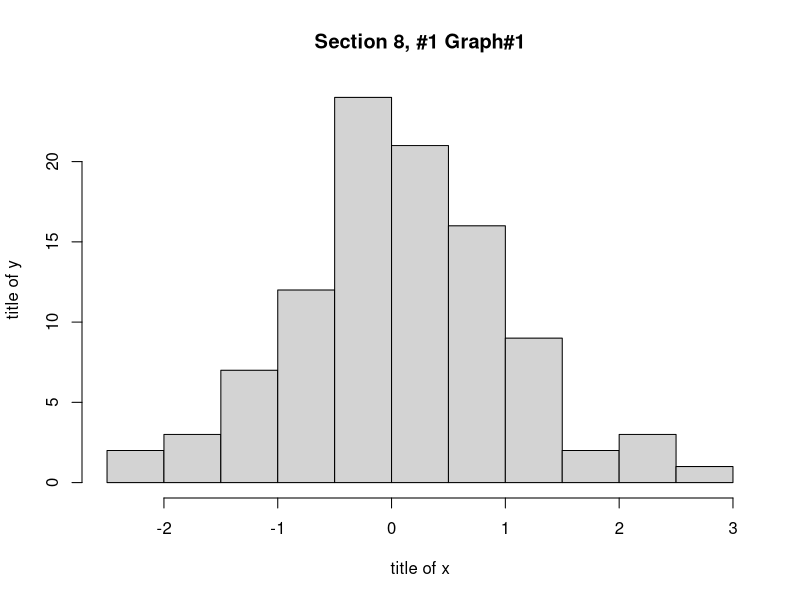
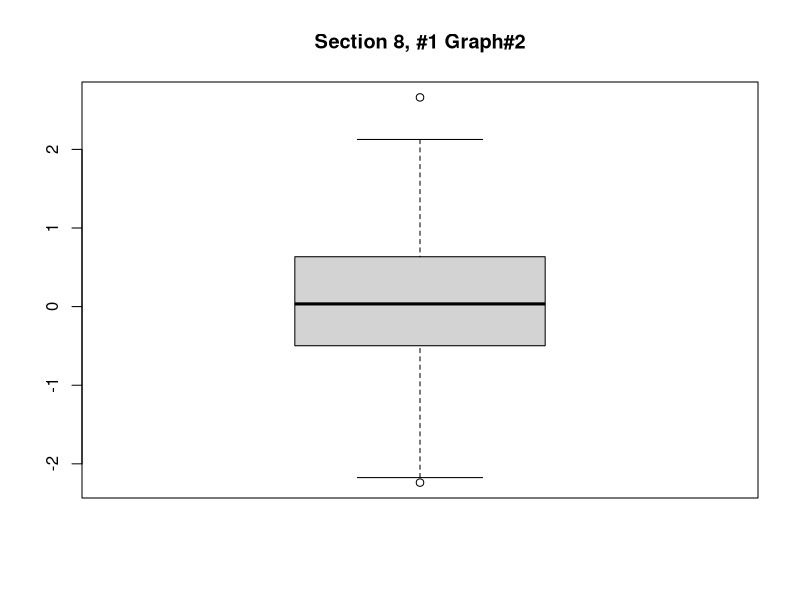
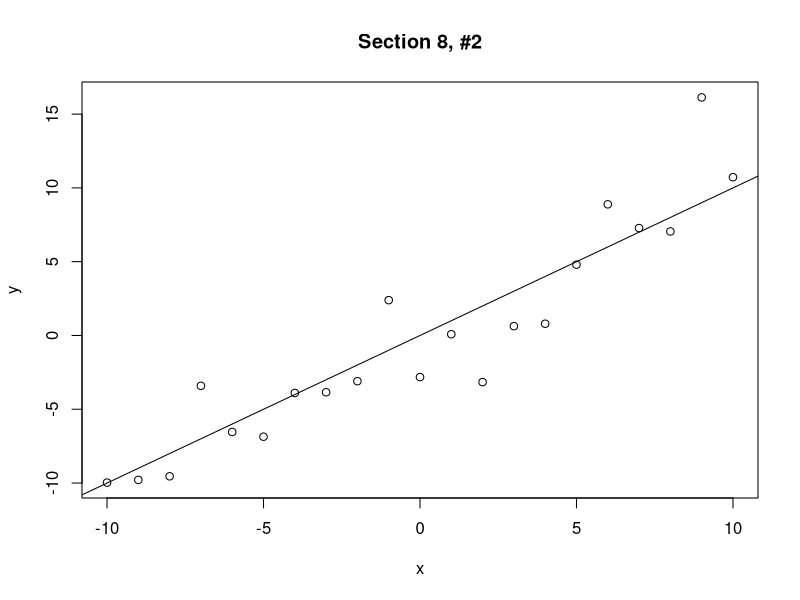
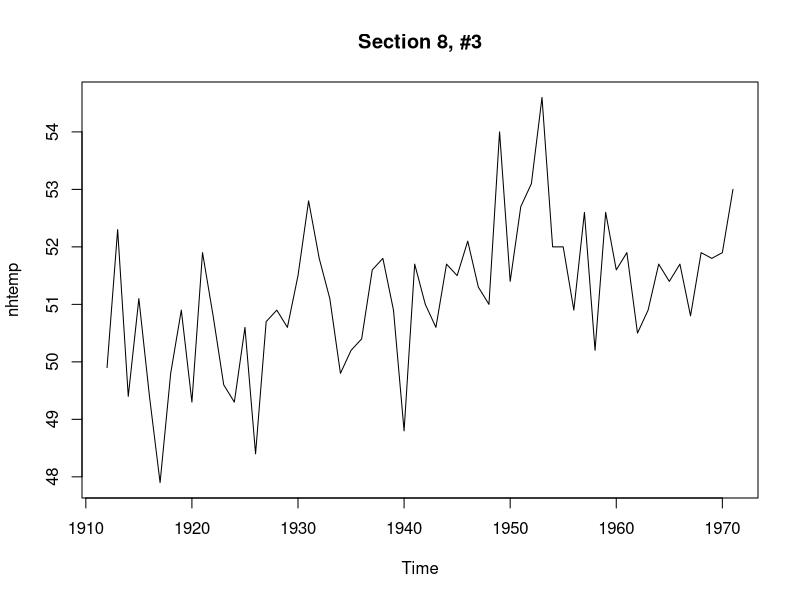
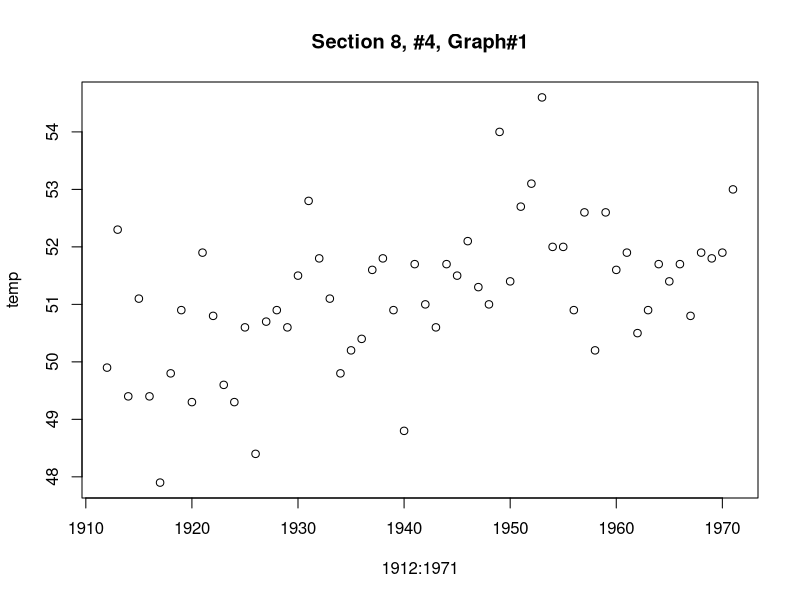
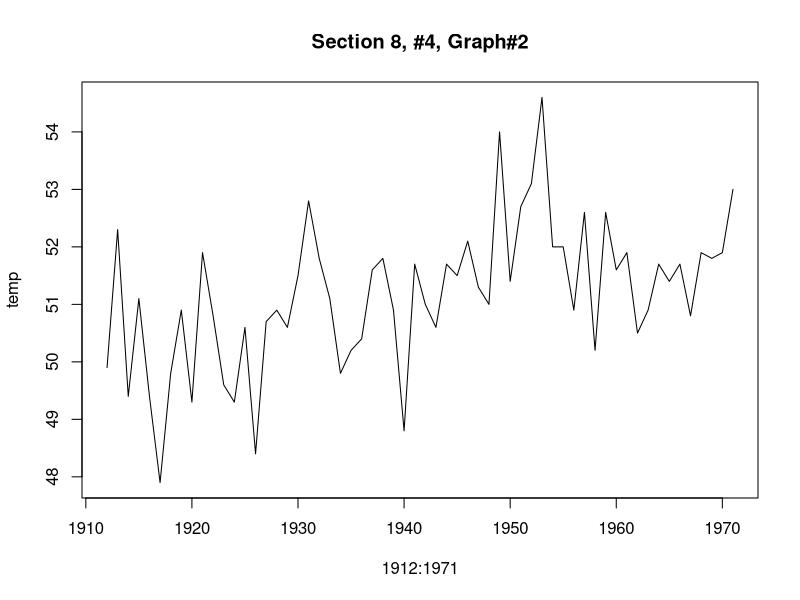
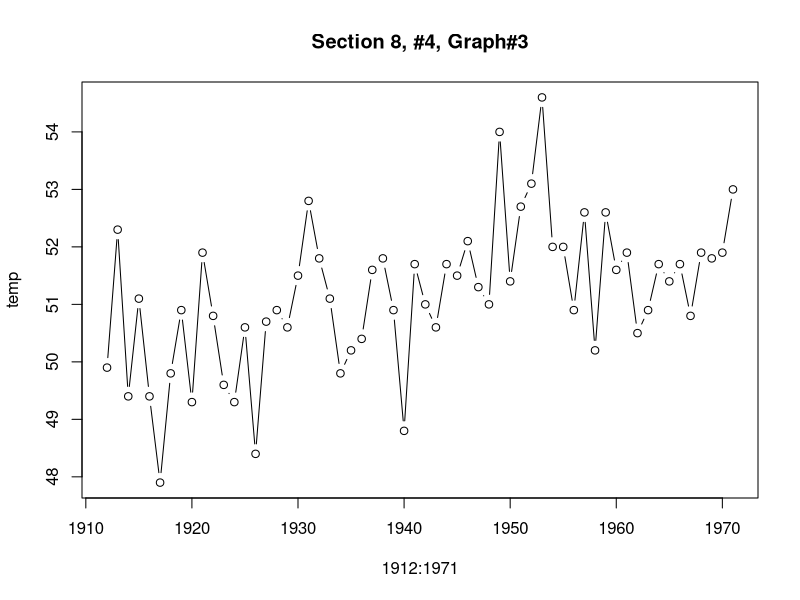
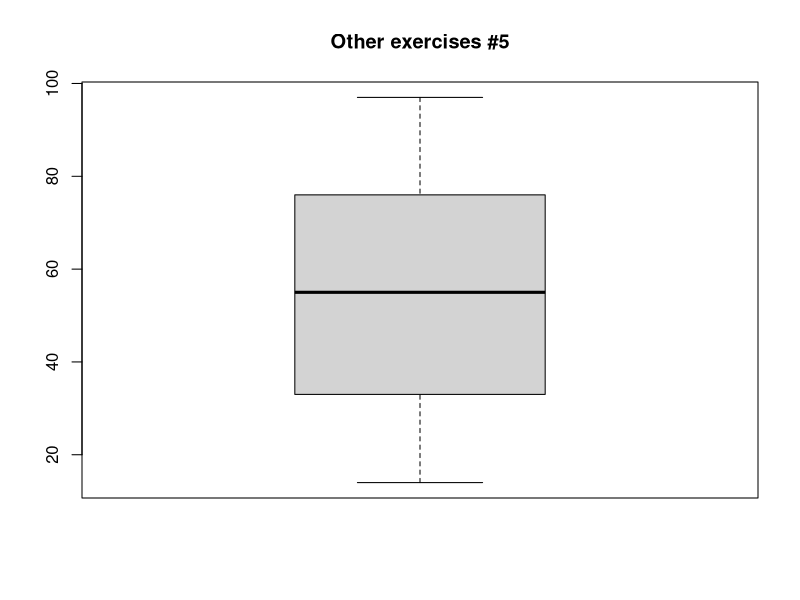

R code for these plots, in order:
##Section 2, #1 ----------------------------------------------------

x<-c(4,2,6)
y<-c(1,0,-1)

length(x)

sum(x)

sum(x^2)

x+y

x*y

x-2

x^2


##Section 2, #2 ----------------------------------------------------
7:11

seq(2,9)

seq(4,10,by=2)

seq(3,30,length=10)

seq(6,-4,by=-2)


##Section 2, #3 ----------------------------------------------------
rep(2,4)

rep(c(1,2),4)

rep(c(1,2),c(4,4))

rep(1:4,4)

rep(1:4,rep(3,4))


##Section 2, #4 ----------------------------------------------------
rep(6,6)

rep(c(5,8), 3)

rep(c(5,8), rep(4,2))


##Section 3, #1 ----------------------------------------------------
x<- c(5,9,2,3,4,6,7,0,8,12,2,9)

x[2]

x[2:4]

x[c(2,3,6)]

x[c(1:5,10:12)]

x[-(10:12)]


##Section 3, #2 ----------------------------------------------------
y<-c(33,44,29,16,25,45,33,19,54,22,21,49,11,24,56)

summaryMatrix<-matrix(y, nr=3)
#summary of each day
apply(summaryMatrix, 2, sum)

summaryMatrix<-matrix(y, nr=5, by=T)
#summary of each shop
apply(summaryMatrix, 2, sum)


##Section 5, #1 ----------------------------------------------------
attach(quakes)
summary(quakes[,3:4])


##Section 5, #2 ----------------------------------------------------
attach(mtcars)
#the mean weight
mean(wt)
#the mean of fuel consumption
mean(mpg)


##Section 8, #1 ----------------------------------------------------
x<-rnorm(100)
hist(x, main="Section 8, #1 Graph#1", xlab="title of x", ylab="title of y", breaks=9)
boxplot(x, main="Section 8, #1 Graph#2")


##Section 8, #2 ----------------------------------------------------
x<- (-10):10
x
n<-length(x)
n
y<-rnorm(n,x,4)
y
plot(x,y, main="Section 8, #2")
abline(0,1)


##Section 8, #3 ----------------------------------------------------
data(nhtemp)
plot(nhtemp, main="Section 8, #3")


##Section 8, #4 ----------------------------------------------------
temp<-as.vector(nhtemp)
plot(1912:1971,temp, main="Section 8, #4, Graph#1")
plot(1912:1971,temp,type="l", main="Section 8, #4, Graph#2")
plot(1912:1971,temp,type="b", main="Section 8, #4, Graph#3")


##Other exercises

##5. Consider the following data set...
x<-c(97, 82, 85, 61, 14, 22, 51, 16, 55, 44, 70)
summary(x)
## About the different method to Q1 and Q3: the median is included as the part of "half" 
## while calcualting the Q1 and Q3
boxplot(x, main="Other exercises #5")
## IRQ equlas Q3-Q1=43;
## nothing is more than (Q3+1.3*IRQ)
## nothing is less than (Q1-1.3*IRQ)
## so there is no outliner
sd(x)



##6. Textbook Exercise 1.128
## To get "what is his percentile", just need to know "how many people get less than 2050 in pencentage"
## The distrubtion of SAT matches N(1498, 316) according to the declaration
## As z=(2050-1498)/316=1.746835
## By query the table of standard normal distribution, we get:
## P(x<1.746835) = 0.9599 = 95.99%
## So his percentile is 96%


##7. Textbook Exercise 1.162
id<-c("AA", "EE", "II", "BB", "FF", "JJ", "CC", "GG", "KK", "DD", "HH", "LL", "Other")
spamCount<-c(1818, 399, 251, 1358, 389, 178, 442, 304, 158, 416, 251, 103)
## How many did the others receive in total:
othersInTotal<-6693-sum(spamCount)
othersInTotal
spamCountWithOther<-c(spamCount, othersInTotal)

allData<-data.frame(id, spamCountWithOther)
allData<-allData[ order(-allData[,2]), ]
pie.spamCount <- allData[,2]
names(pie.spamCount) <- allData[,1]
pie(pie.spamCount, main="Other exercises #7. Textbook Exercise 1.162")